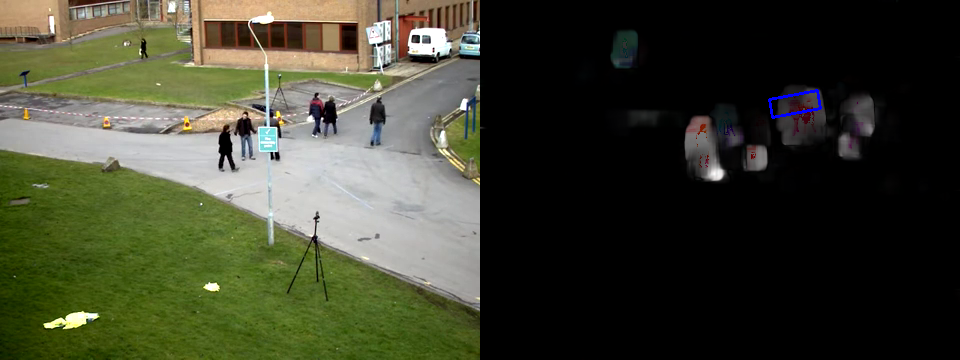
#> input picture taller_5/imagenes/camshift_fr_100.png, 960 x 360 px, given in place of vtest.mp4, which was not available
$ python dense_lk.py
#> lines starting #> are read from the running program, lines starting #| are printed output that depends on the picture; after the words box and inside, x2 and y2 are one past the last pixel; in counts of white or black regions, pixels touching at a corner belong together; pictures that were not available may be replaced by others from this repository, and a replacement may not be noted
import numpy as np
import cv2 as cv

# Parámetros de detección de características
feature_params = dict(maxCorners=20, qualityLevel=0.3, minDistance=7, blockSize=7)

cap = cv.VideoCapture(cv.samples.findFile('./Electiva_III/videos/vtest.mp4'))
ret, frame1 = cap.read()
#> frame1 is the input picture: shape (360, 960, 3); mean B, G, R 47.4, 65.5, 63
prvs = cv.cvtColor(frame1, cv.COLOR_BGR2GRAY)
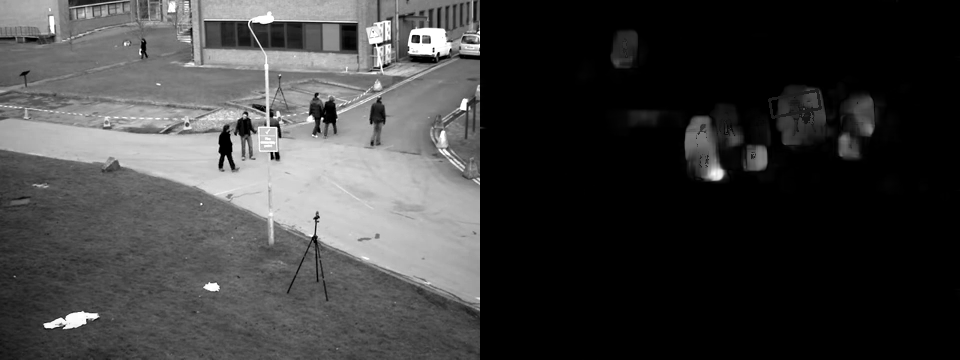
#> prvs: shape (360, 960); min 0, max 255, mean 62.7
hsv = np.zeros_like(frame1)
hsv[..., 1] = 255

frame_count = 0
while True:
    ret, frame2 = cap.read()
    if not ret:
        print('No frames grabbed!')
        break
    frame_count += 1
    next = cv.cvtColor(frame2, cv.COLOR_BGR2GRAY)

    # Detectar características en la imagen anterior
    prev_points = cv.goodFeaturesToTrack(prvs, mask=None, **feature_params)
#> prev_points = 20 rows, first 8: [417, 37], [274, 154], [375, 46], [477, 44], [436, 54], [463, 107], [476, 33], [379, 68]

    # Calcular flujo óptico denso
    flow = cv.calcOpticalFlowFarneback(prvs, next, None, 0.5, 3, 15, 3, 5, 1.2, 0)

    # Calcular ángulo y magnitud del flujo
    mag, ang = cv.cartToPolar(flow[..., 0], flow[..., 1])
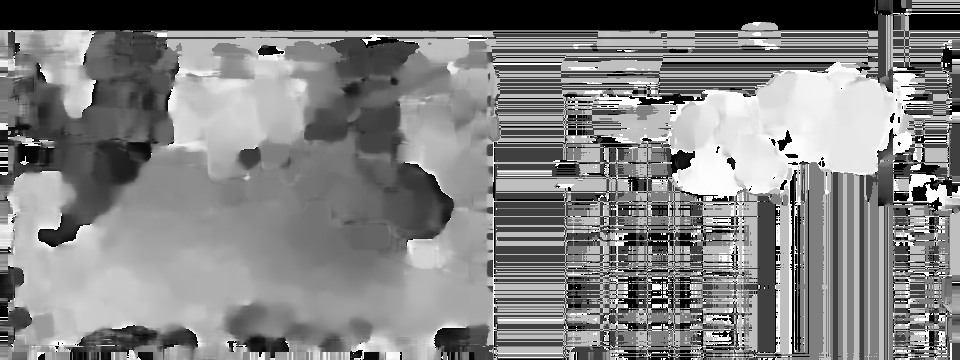
#> ang: shape (360, 960) float32; min 0, max 6.28, mean 3.16; drawn with min black and max white
    hsv[..., 0] = ang*180/np.pi/2
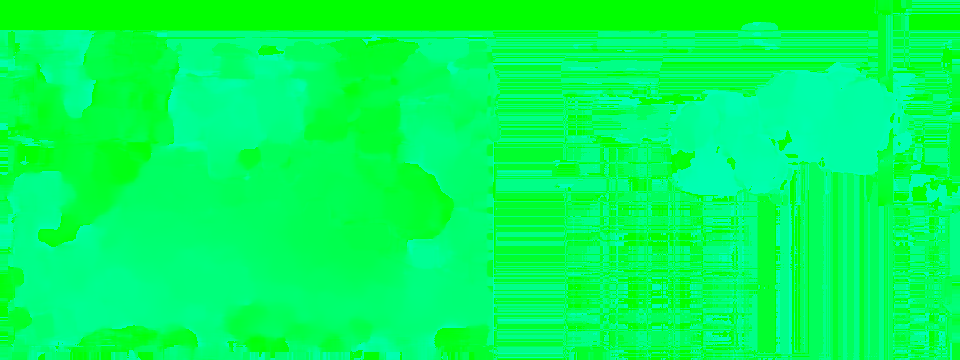
#> hsv: shape (360, 960, 3); mean of channels 0, 1, 2 90.1, 255, 0; drawn as B, G, R
    hsv[..., 2] = cv.normalize(mag, None, 0, 255, cv.NORM_MINMAX)
#> hsv: shape (360, 960, 3); 0.35% of pixels changed, all inside (x1, y1, x2, y2) = (0, 30, 490, 360)

    # Dibujar los puntos de características en la imagen
    for point in prev_points:
        x, y = point.ravel()
        cv.circle(hsv, (int(x), int(y)), 3, (0, 0, 255), -1)
#> this loop made 20 passes
#> (x, y) on passes 1 to 12: (417, 37), (274, 154), (375, 46), (477, 44), (436, 54), (463, 107), (476, 33), (379, 68), (410, 51), (275, 129), (428, 41), (251, 21)
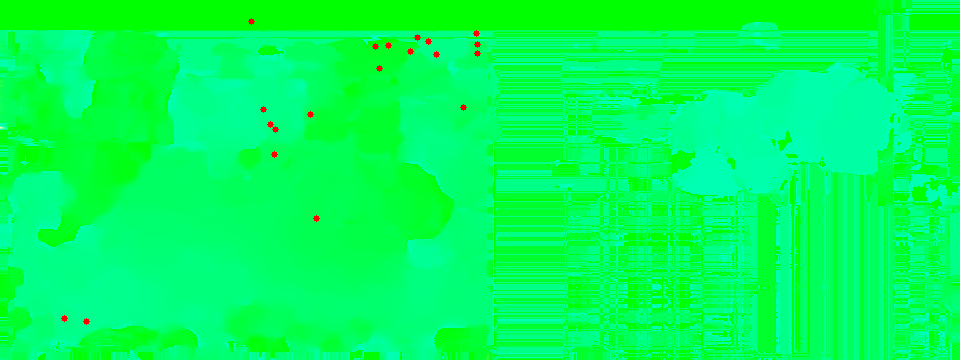
#> hsv: shape (360, 960, 3); mean of channels 0, 1, 2 90, 254.6, 0.4; drawn as B, G, R

    # Convertir la imagen HSV a BGR y mostrarla
    bgr = cv.cvtColor(hsv, cv.COLOR_HSV2BGR)
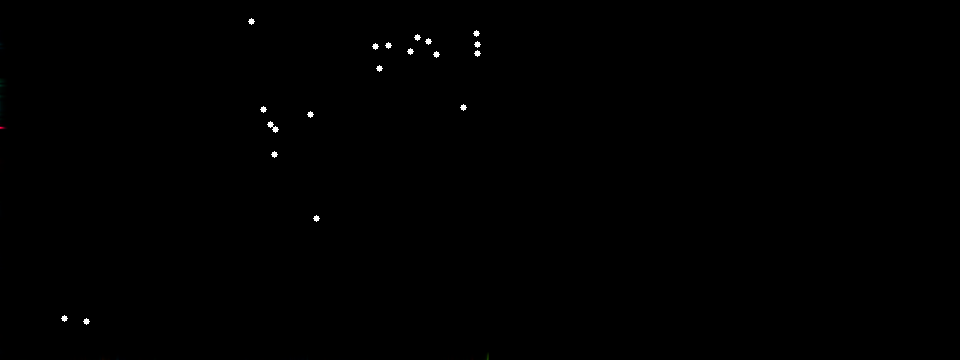
#> bgr: shape (360, 960, 3); mean B, G, R 0.4, 0.4, 0.4
    cv.imshow('Optical_Flow', bgr)
    if frame_count == 100:
        concatenated_image = cv.hconcat([frame2, bgr])
        cv.imwrite('./Electiva_III/imagenes/OpticalFlow_fr_{}.png'.format(frame_count), concatenated_image)

    cv.imshow('Optical_Flow', bgr)

    k = cv.waitKey(30) & 0xff
#> (key Esc is pressed here)
    if k == 27:
        break
    prvs = next

cv.destroyAllWindows()
